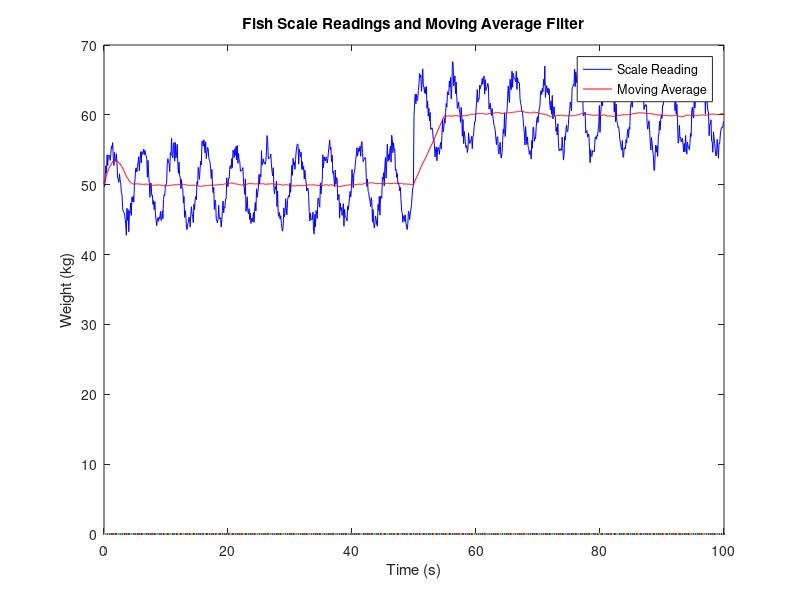

Recreate this plot in MATLAB.
% Initialize Parameters
totalTime = 100; % Total simulation time in seconds
dt = 0.1; % Time step in seconds
baselineWeight = 50; % Baseline weight of the tank in kg
time = 0:dt:totalTime; % Time vector

% Simulate Disturbances
waveAmplitude = 5; % Amplitude of wave motion
waveFrequency = 0.2; % Frequency of wave motion
waveDisturbance = waveAmplitude * sin(2 * pi * waveFrequency * time);
randomDisturbance = randn(size(time)); % Random noise
totalDisturbance = waveDisturbance + randomDisturbance;

% Modify Scale Readings to Simulate Adding Fish
addFishTime = 50; % Time to add fish in seconds
fishWeight = 10; % Weight of the fish in kg
scaleReading = baselineWeight + totalDisturbance; % Initial scale reading
scaleReading(time >= addFishTime) = scaleReading(time >= addFishTime) + fishWeight;

% Initialize Moving Average Filter
windowSize = 50; % Number of readings in the moving average window
sumReadings = 0; % Sum of readings
movingAvg = zeros(size(time)); % Moving average array
threshold = 1; % Threshold for detecting fish addition in kg
ignorePeriod = 10; % Time to ignore fish detection on startup in seconds
delayPeriod = 10; % Delay in seconds after detecting fish to wait for moving average stabilization
fishDetected = false;
estimatedFishWeight = 0;
stabilizationTime = 0;

% Perform Moving Average Calculations and Fish Detection
for i = 1:length(time)
    sumReadings = sumReadings + scaleReading(i);
    if i > windowSize
        sumReadings = sumReadings - scaleReading(i - windowSize);
    end
    movingAvg(i) = sumReadings / min(i, windowSize);

    if time(i) > ignorePeriod && ~fishDetected
        if movingAvg(i) > (baselineWeight + threshold)
            fishDetected = true;
            stabilizationTime = time(i) + delayPeriod;
        end
    end

    % Wait for Stabilization Period to End
    if fishDetected && time(i) >= stabilizationTime
        stabilizationStarted = true;
        estimatedFishWeight = movingAvg(i) - baselineWeight
        fishDetected = false;
    end
end

% Display Results
plot(time, scaleReading, 'b', time, movingAvg, 'r', time, 0);
legend('Scale Reading', 'Moving Average');
xlabel('Time (s)');
ylabel('Weight (kg)');
title('Fish Scale Readings and Moving Average Filter');
